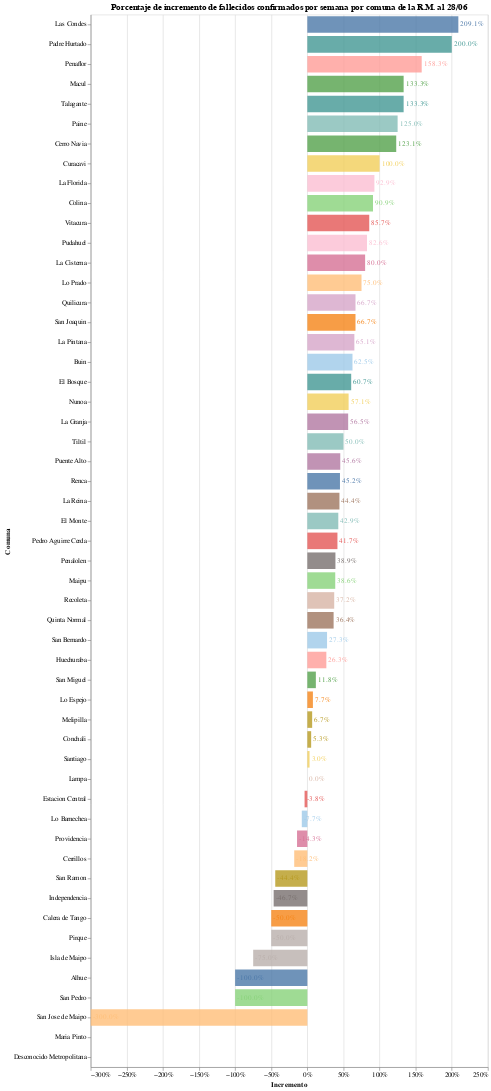

Notebook source saved alongside this figure:
### Markdown cell above
# Porcentaje de incremento de fallecidos confirmados por semana

### Code cell
#hide_input
bars = alt.Chart(deaths.drop("Total").reset_index()).mark_bar(opacity=0.8, size=25).encode(
    x = alt.X('Incremento', axis=alt.Axis(format='%', title='Incremento')),
    y = alt.Y('Comuna', sort='-x'),
    tooltip = ['Comuna','Hace dos semanas', 'Última semana', 'Incremento'],
    color = alt.Color('Comuna', scale=alt.Scale(scheme='tableau20'), legend=None),
)

text = bars.mark_text(
    align='left',
    baseline='middle',
    dx=3  # Nudges text to the right so it doesn't appear on top of the bar
).encode(
    text=alt.Text('Texto')
)

bars.properties(
    title = f"Porcentaje de incremento de fallecidos confirmados por semana por comuna de la R.M. al {pd.to_datetime(last_date).strftime('%d/%m')}",
    width = 600,
    height = alt.Step(30)
) + text

### Figure 1 — Vega-Lite specification as saved in the notebook (floating-point values rounded to 4 significant figures)
{"config": {"view": {"continuousWidth": 400, "continuousHeight": 300}}, "layer": [{"mark": {"type": "bar", "opacity": 0.8, "size": 25}, "encoding": {"color": {"type": "nominal", "field": "Comuna", "legend": null, "scale": {"scheme": "tableau20"}}, "tooltip": [{"type": "nominal", "field": "Comuna"}, {"type": "quantitative", "field": "Hace dos semanas"}, {"type": "quantitative", "field": "Última semana"}, {"type": "quantitative", "field": "Incremento"}], "x": {"type": "quantitative", "axis": {"format": "%", "title": "Incremento"}, "field": "Incremento"}, "y": {"type": "nominal", "field": "Comuna", "sort": "-x"}}, "height": {"step": 30}, "title": "Porcentaje de incremento de fallecidos confirmados por semana por comuna de la R.M. al 28/06", "width": 600}, {"mark": {"type": "text", "align": "left", "baseline": "middle", "dx": 3}, "encoding": {"color": {"type": "nominal", "field": "Comuna", "legend": null, "scale": {"scheme": "tableau20"}}, "text": {"type": "nominal", "field": "Texto"}, "tooltip": [{"type": "nominal", "field": "Comuna"}, {"type": "quantitative", "field": "Hace dos semanas"}, {"type": "quantitative", "field": "Última semana"}, {"type": "quantitative", "field": "Incremento"}], "x": {"type": "quantitative", "axis": {"format": "%", "title": "Incremento"}, "field": "Incremento"}, "y": {"type": "nominal", "field": "Comuna", "sort": "-x"}}}], "data": {"name": "data-0de0c5eb205f85e65aed93954468ae4a"}, "$schema": "https://vega.github.io/schema/vega-lite/v4.8.1.json", "datasets": {"data-0de0c5eb205f85e65aed93954468ae4a": [{"Comuna": "Alhue", "Hace dos semanas": 1.0, "Última semana": 0.0, "Diferencia": -1.0, "Incremento": -1.0, "Texto": "-100.0%"}, {"Comuna": "Buin", "Hace dos semanas": 8.0, "Última semana": 13.0, "Diferencia": 5.0, "Incremento": 0.625, "Texto": "62.5%"}, {"Comuna": "Calera de Tango", "Hace dos semanas": 2.0, "Última semana": 1.0, "Diferencia": -1.0, "Incremento": -0.5, "Texto": "-50.0%"}, {"Comuna": "Cerrillos", "Hace dos semanas": 11.0, "Última semana": 9.0, "Diferencia": -2.0, "Incremento": -0.1818, "Texto": "-18.2%"}, {"Comuna": "Cerro Navia", "Hace dos semanas": 26.0, "Última semana": 58.0, "Diferencia": 32.0, "Incremento": 1.231, "Texto": "123.1%"}, {"Comuna": "Colina", "Hace dos semanas": 11.0, "Última semana": 21.0, "Diferencia": 10.0, "Incremento": 0.9091, "Texto": "90.9%"}, {"Comuna": "Conchali", "Hace dos semanas": 38.0, "Última semana": 40.0, "Diferencia": 2.0, "Incremento": 0.05263, "Texto": "5.3%"}, {"Comuna": "Curacavi", "Hace dos semanas": 2.0, "Última semana": 4.0, "Diferencia": 2.0, "Incremento": 1.0, "Texto": "100.0%"}, {"Comuna": "El Bosque", "Hace dos semanas": 28.0, "Última semana": 45.0, "Diferencia": 17.0, "Incremento": 0.6071, "Texto": "60.7%"}, {"Comuna": "El Monte", "Hace dos semanas": 7.0, "Última semana": 10.0, "Diferencia": 3.0, "Incremento": 0.4286, "Texto": "42.9%"}, {"Comuna": "Estacion Central", "Hace dos semanas": 26.0, "Última semana": 25.0, "Diferencia": -1.0, "Incremento": -0.03846, "Texto": "-3.8%"}, {"Comuna": "Huechuraba", "Hace dos semanas": 19.0, "Última semana": 24.0, "Diferencia": 5.0, "Incremento": 0.2632, "Texto": "26.3%"}, {"Comuna": "Independencia", "Hace dos semanas": 30.0, "Última semana": 16.0, "Diferencia": -14.0, "Incremento": -0.4667, "Texto": "-46.7%"}, {"Comuna": "Isla de Maipo", "Hace dos semanas": 4.0, "Última semana": 1.0, "Diferencia": -3.0, "Incremento": -0.75, "Texto": "-75.0%"}, {"Comuna": "La Cisterna", "Hace dos semanas": 15.0, "Última semana": 27.0, "Diferencia": 12.0, "Incremento": 0.8, "Texto": "80.0%"}, {"Comuna": "La Florida", "Hace dos semanas": 42.0, "Última semana": 81.0, "Diferencia": 39.0, "Incremento": 0.9286, "Texto": "92.9%"}, {"Comuna": "La Granja", "Hace dos semanas": 23.0, "Última semana": 36.0, "Diferencia": 13.0, "Incremento": 0.5652, "Texto": "56.5%"}, {"Comuna": "La Pintana", "Hace dos semanas": 43.0, "Última semana": 71.0, "Diferencia": 28.0, "Incremento": 0.6512, "Texto": "65.1%"}, {"Comuna": "La Reina", "Hace dos semanas": 9.0, "Última semana": 13.0, "Diferencia": 4.0, "Incremento": 0.4444, "Texto": "44.4%"}, {"Comuna": "Lampa", "Hace dos semanas": 8.0, "Última semana": 8.0, "Diferencia": 0.0, "Incremento": 0.0, "Texto": "0.0%"}, {"Comuna": "Las Condes", "Hace dos semanas": 22.0, "Última semana": 68.0, "Diferencia": 46.0, "Incremento": 2.091, "Texto": "209.1%"}, {"Comuna": "Lo Barnechea", "Hace dos semanas": 13.0, "Última semana": 12.0, "Diferencia": -1.0, "Incremento": -0.07692, "Texto": "-7.7%"}, {"Comuna": "Lo Espejo", "Hace dos semanas": 26.0, "Última semana": 28.0, "Diferencia": 2.0, "Incremento": 0.07692, "Texto": "7.7%"}, {"Comuna": "Lo Prado", "Hace dos semanas": 16.0, "Última semana": 28.0, "Diferencia": 12.0, "Incremento": 0.75, "Texto": "75.0%"}, {"Comuna": "Macul", "Hace dos semanas": 15.0, "Última semana": 35.0, "Diferencia": 20.0, "Incremento": 1.333, "Texto": "133.3%"}, {"Comuna": "Maipu", "Hace dos semanas": 44.0, "Última semana": 61.0, "Diferencia": 17.0, "Incremento": 0.3864, "Texto": "38.6%"}, {"Comuna": "Maria Pinto", "Hace dos semanas": 0.0, "Última semana": 0.0, "Diferencia": 0.0, "Incremento": null, "Texto": "nan%"}, {"Comuna": "Melipilla", "Hace dos semanas": 15.0, "Última semana": 16.0, "Diferencia": 1.0, "Incremento": 0.06667, "Texto": "6.7%"}, {"Comuna": "Nunoa", "Hace dos semanas": 35.0, "Última semana": 55.0, "Diferencia": 20.0, "Incremento": 0.5714, "Texto": "57.1%"}, {"Comuna": "Padre Hurtado", "Hace dos semanas": 5.0, "Última semana": 15.0, "Diferencia": 10.0, "Incremento": 2.0, "Texto": "200.0%"}, {"Comuna": "Paine", "Hace dos semanas": 4.0, "Última semana": 9.0, "Diferencia": 5.0, "Incremento": 1.25, "Texto": "125.0%"}, {"Comuna": "Pedro Aguirre Cerda", "Hace dos semanas": 36.0, "Última semana": 51.0, "Diferencia": 15.0, "Incremento": 0.4167, "Texto": "41.7%"}, {"Comuna": "Penaflor", "Hace dos semanas": 12.0, "Última semana": 31.0, "Diferencia": 19.0, "Incremento": 1.583, "Texto": "158.3%"}, {"Comuna": "Penalolen", "Hace dos semanas": 36.0, "Última semana": 50.0, "Diferencia": 14.0, "Incremento": 0.3889, "Texto": "38.9%"}, {"Comuna": "Pirque", "Hace dos semanas": 4.0, "Última semana": 2.0, "Diferencia": -2.0, "Incremento": -0.5, "Texto": "-50.0%"}, {"Comuna": "Providencia", "Hace dos semanas": 14.0, "Última semana": 12.0, "Diferencia": -2.0, "Incremento": -0.1429, "Texto": "-14.3%"}, {"Comuna": "Pudahuel", "Hace dos semanas": 23.0, "Última semana": 42.0, "Diferencia": 19.0, "Incremento": 0.8261, "Texto": "82.6%"}, {"Comuna": "Puente Alto", "Hace dos semanas": 68.0, "Última semana": 99.0, "Diferencia": 31.0, "Incremento": 0.4559, "Texto": "45.6%"}, {"Comuna": "Quilicura", "Hace dos semanas": 15.0, "Última semana": 25.0, "Diferencia": 10.0, "Incremento": 0.6667, "Texto": "66.7%"}, {"Comuna": "Quinta Normal", "Hace dos semanas": 22.0, "Última semana": 30.0, "Diferencia": 8.0, "Incremento": 0.3636, "Texto": "36.4%"}, {"Comuna": "Recoleta", "Hace dos semanas": 43.0, "Última semana": 59.0, "Diferencia": 16.0, "Incremento": 0.3721, "Texto": "37.2%"}, {"Comuna": "Renca", "Hace dos semanas": 31.0, "Última semana": 45.0, "Diferencia": 14.0, "Incremento": 0.4516, "Texto": "45.2%"}, {"Comuna": "San Bernardo", "Hace dos semanas": 44.0, "Última semana": 56.0, "Diferencia": 12.0, "Incremento": 0.2727, "Texto": "27.3%"}, {"Comuna": "San Joaquin", "Hace dos semanas": 15.0, "Última semana": 25.0, "Diferencia": 10.0, "Incremento": 0.6667, "Texto": "66.7%"}, {"Comuna": "San Jose de Maipo", "Hace dos semanas": -1.0, "Última semana": 2.0, "Diferencia": 3.0, "Incremento": -3.0, "Texto": "-300.0%"}, {"Comuna": "San Miguel", "Hace dos semanas": 17.0, "Última semana": 19.0, "Diferencia": 2.0, "Incremento": 0.1176, "Texto": "11.8%"}, {"Comuna": "San Pedro", "Hace dos semanas": 1.0, "Última semana": 0.0, "Diferencia": -1.0, "Incremento": -1.0, "Texto": "-100.0%"}, {"Comuna": "San Ramon", "Hace dos semanas": 18.0, "Última semana": 10.0, "Diferencia": -8.0, "Incremento": -0.4444, "Texto": "-44.4%"}, {"Comuna": "Santiago", "Hace dos semanas": 33.0, "Última semana": 34.0, "Diferencia": 1.0, "Incremento": 0.0303, "Texto": "3.0%"}, {"Comuna": "Talagante", "Hace dos semanas": 6.0, "Última semana": 14.0, "Diferencia": 8.0, "Incremento": 1.333, "Texto": "133.3%"}, {"Comuna": "Tiltil", "Hace dos semanas": 2.0, "Última semana": 3.0, "Diferencia": 1.0, "Incremento": 0.5, "Texto": "50.0%"}, {"Comuna": "Vitacura", "Hace dos semanas": 7.0, "Última semana": 13.0, "Diferencia": 6.0, "Incremento": 0.8571, "Texto": "85.7%"}, {"Comuna": "Desconocido Metropolitana", "Hace dos semanas": 0.0, "Última semana": 0.0, "Diferencia": 0.0, "Incremento": null, "Texto": "nan%"}]}}
